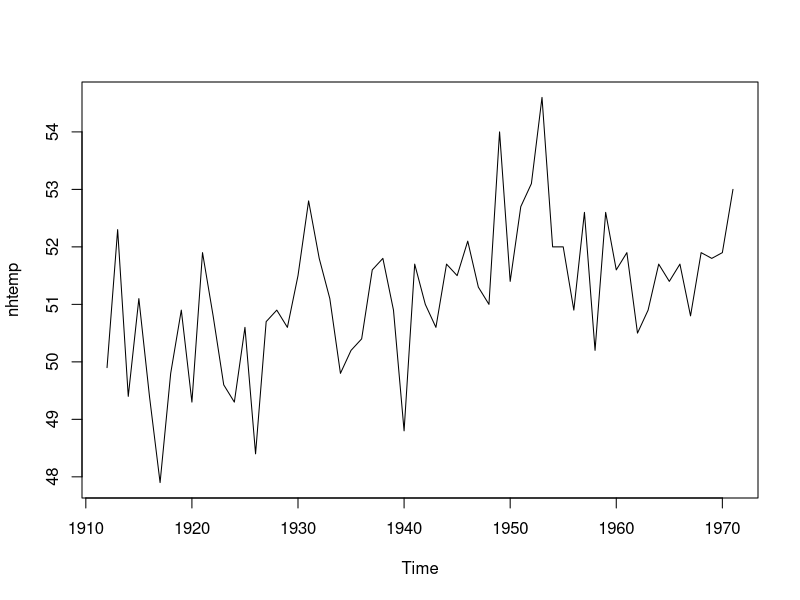
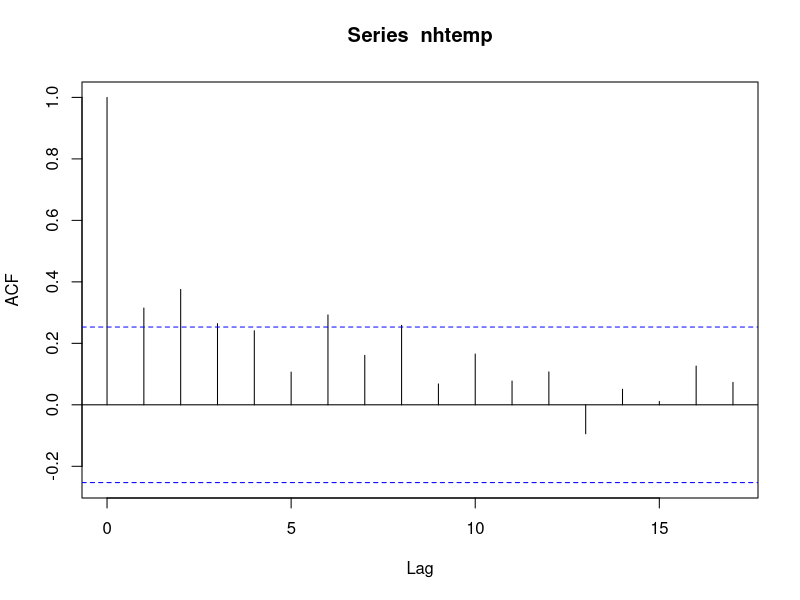
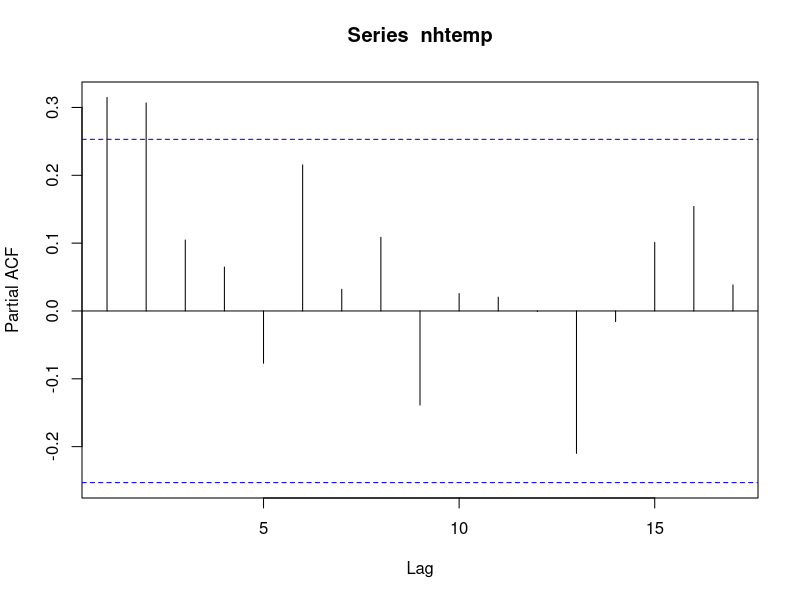
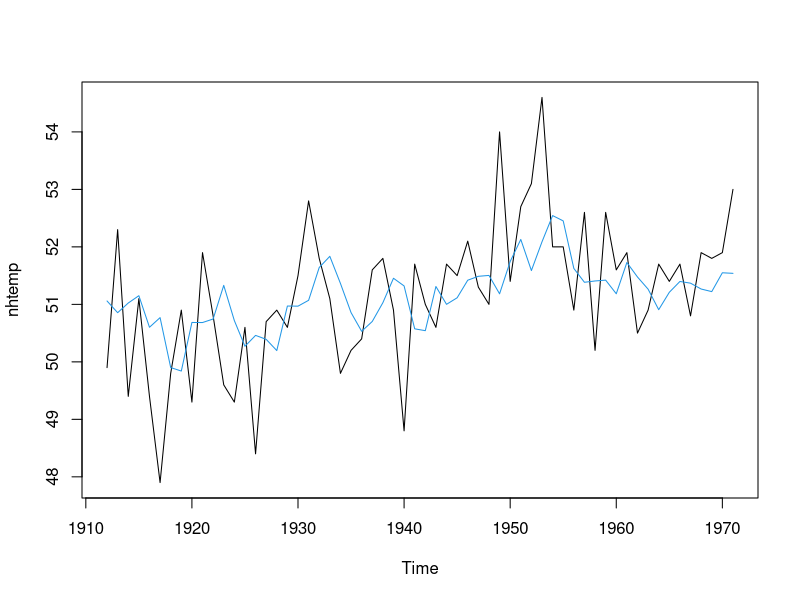
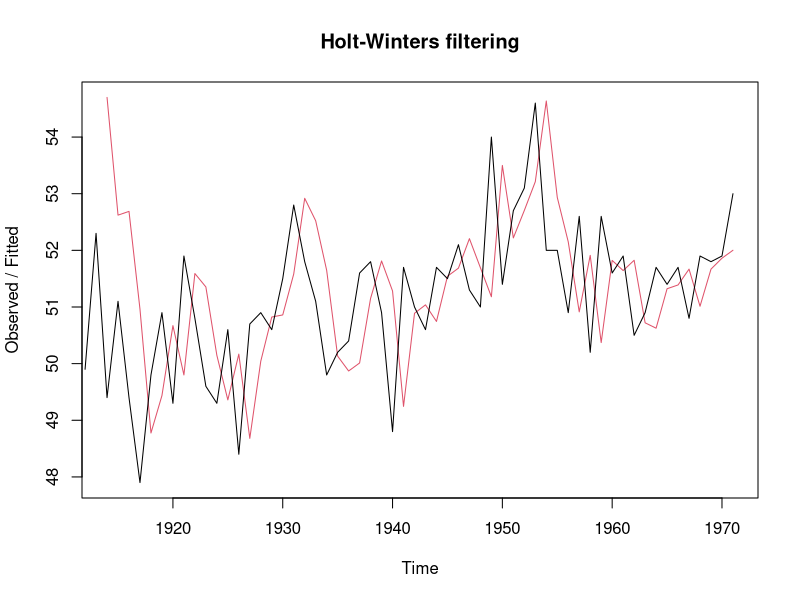
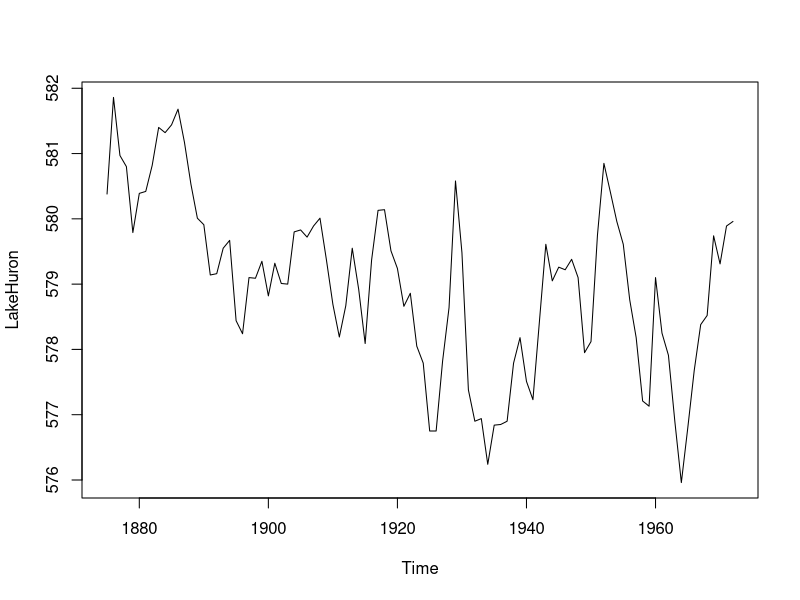
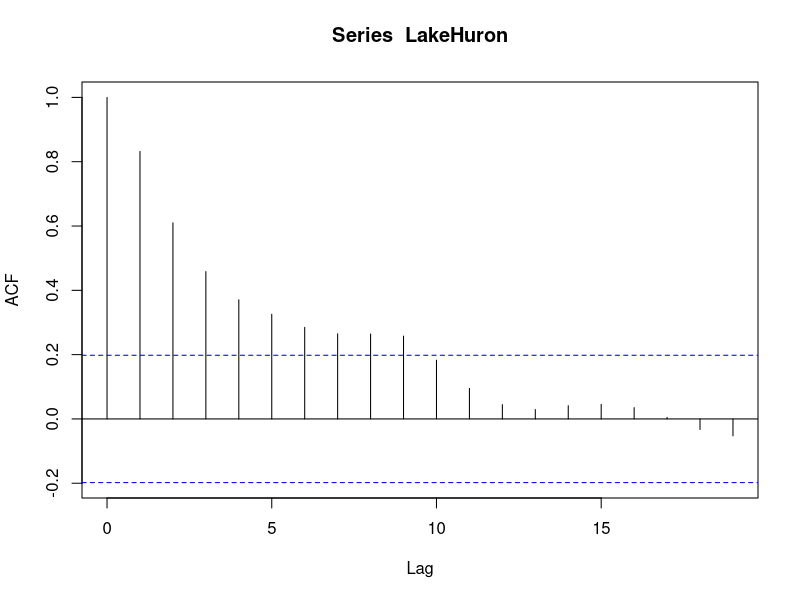
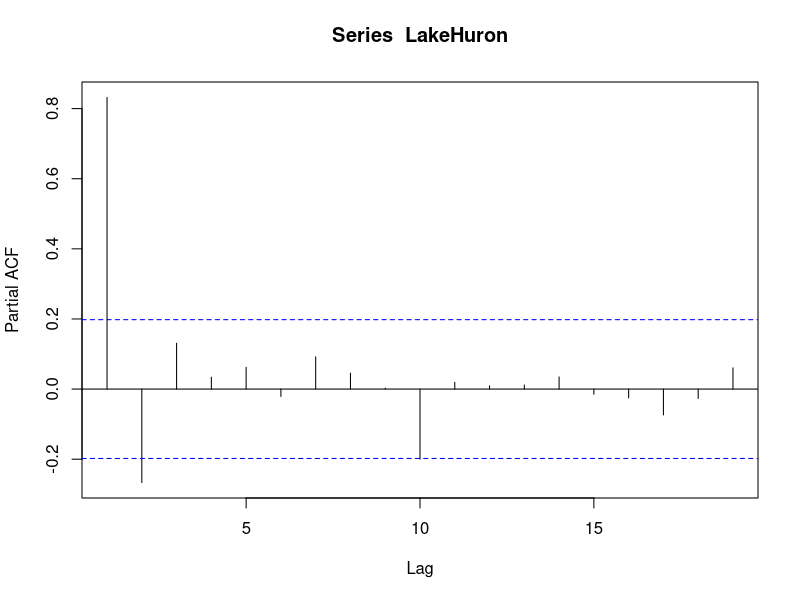

These charts were generated, in order, by the following R code: (Note: this script raises an error after producing the figures.)
#######################
### knihovny
library(forecast)
library(lmtest)

#######################
### Opakovani
# Autokorelacni a parcialni autokorelacni funkce 
# vyzkousime pro radu nhtemp
plot(nhtemp)
  # prumerna rocni teplota ve stupnich Fahrenheita v New Haven z let 1912 az 1971
  # rada bez zasadniho trendu ci sezonnosti
  # teoreticky tam nejaky trend je (mirne to roste)

# autokorelacni funkce
acf(nhtemp)
acf(nhtemp,plot=F)
  # konkretni hodnoty
# parcialni autokorelacni funkce
pacf(nhtemp)
pacf(nhtemp,plot=F)
  # vypis hodnot
# Ktere hodnoty jsou nenulove? Muzeme jednoznacne urcit model?
  # zasadni hodnoty ani u jedne funkce nejsou
  # hodnoty ACF klesaji pomaleji
  # hodnoty PACF jsou od zpozdeni (bod useknuti) 2 temer nulove

# ACF nemá bod useknutí
# Pokud predpokladame, ze jen PACF ma bod useknuti a to na zpozdeni k=2
#   mela by rada byt typu AR(2)

# Kontrola pres odhady ruznych AR a MA modelu
# Význam vektoru c: (řád procesu AR, diference, řád procesu MA)
# Rozptyl bílého šumu (sigma kvadrát = sigma^2)
# Logaritmus věrohodnosti odhadnutého modelu (log likelihood)
# AIC (Akaikeho kritérium) - slouží pro porovnání modelů mezi sebou, čím menší hodnota, tím lepší
# Intercept - absolutní člen
# s.e. - střední chyba odhadu
(fit1 <- arima(nhtemp, order = c(1,0,0)))
  # rada AR(1) 
(fit2 <- arima(nhtemp, order = c(2,0,0)))
  # rada AR(2)
(fit3 <- arima(nhtemp, order = c(3,0,0)))
  # rada AR(3)
(fit4 <- arima(nhtemp, order = c(0,0,1)))
  # rada MA(1)
(fit5 <- arima(nhtemp, order = c(0,0,2)))
  # rada MA(2)
  # podle AIC kriteria je nejvhodnejsi rada typu AR(2)
  # z vystupu dostavame odhad Y(t) = 51.19 + 0.22Y(t-1) + 0.32Y(t-2)
plot(nhtemp)
lines(fitted(fit2), col = 4)
  # prestoze je model ze zkoumanych moznosti nejlepsi, uplne dobre data nekopiruje
fit.hw <- HoltWinters(nhtemp, gamma = F)
plot(fit.hw)
  # ani dvojite exponencialni vyrovnani nesedi na data zcela optimalne

# A co rada LakeHuron
plot(LakeHuron)
  # rocni hodnoty vysky hladiny Huronskeho jezera ve stopach z let 1875-1972

# autokorelacni a parcialni autokorelacni funkce
acf(LakeHuron)
pacf(LakeHuron)
  # ktere korelace jsou nenulove zde?
  # ktery model bychom odhadovali?
  # a jak takovy model sedi na data?
(fit1 <- arima(LakeHuron, order = c(1,0,0))) # rada AR(1) 
(fit2 <- arima(LakeHuron, order = c(2,0,0))) # rada AR(2)
(fit3 <- arima(LakeHuron, order = c(3,0,0))) # rada AR(3)
(fit4 <- arima(LakeHuron, order = c(0,0,1))) # rada MA(1)
(fit5 <- arima(LakeHuron, order = c(0,0,2))) # rada MA(2)
plot(LakeHuron) # Nejlepší model je AR(2)
lines(fitted(fit2), col = 4) 
lines(lag(fitted(fit2), 1), col = 4) # Nejlepší model je AR(2)
fit.hw <- HoltWinters(nhtemp, gamma = F)
plot(fit.hw)

########################
## Hledani modelu ARMA
# rada presidents
plot(presidents)
  # ctvrtletni hodnoceni americkych prezidentu
  # rada bez zjevneho trendu, budu na ni hledat model ARMA

# autokorelacni a parcialni autokorelacni funkce
par(mfrow = c(2,1))
acf(presidents, na.action = na.pass); pacf(presidents, na.action = na.pass)
par(mfrow = c(1,1))
  # autokorelacni funkce nema bod useknuti, parcialni autokorelacni funkce ho ma, k0 = 1
  # optimalni model by mel byt AR(1)

# odhadnu vice jednoduchych modelu
(fit1 <- arima(presidents, order = c(1,0,0)))
  # AR(1)
(fit2 <- arima(presidents, order = c(2,0,0)))
  # AR(2)
(fit3 <- arima(presidents, order = c(0,0,1)))
  # MA(1)
(fit4 <- arima(presidents, order = c(1,0,1)))
  # ARMA(1,1)

# ke kazdemu modelu vidim Akaikeho informacni kriterium
#   podle nej by mel byt nejlepsi model AR(1) : aic = 839.78

# Bayesovske informacni kriterium - pro vyber optimalniho modelu je lepsi
BIC(fit1)
BIC(fit2)
BIC(fit3)
BIC(fit4)
  # i timto kriteriem vyberu model AR(1)

# v knihovne forecast existuje i funkce, ktera hleda idealni model automaticky
(fit.a <- auto.arima(presidents, seasonal = F))
  # vybira optimalni model se slozitosti az do radu ARMA(5,5)
  # optimalni model vybira podle Akaikeho kriteria
BIC(fit.a)  
  # na zaklade BIC kriteria bych radeji volila jednodussi model AR(1)
  (fit.b <- auto.arima(presidents, seasonal = F, ic = "bic"))
    # mohu BIC nastavit i primo do funkce auto.arima

# vykresleni obou modelu proti sobe
plot(presidents)
lines(fitted(fit1),col=2)
lines(fitted(fit.a),col=3)
  # rozdil neni prilis velky - zelena krivka je hladsi

# Odhadnute modely (umět takto zapsat v seminárce)
#   AR(1): Y(t) = 56.15 + 0.82Y(t-1)
#   ARMA(3,2): Y(t) = 56.07 - 0.5Y(t-1) + 0.36Y(t-2) + 0.62Y(t-3) + 1.35e(t-1) + 0.92e(t-2)

### Dalsi kriteria pro urceni idealniho modelu:
  # hodnoty parametru by mely byt alespon 2x vetsi nez jejich stredni chyba
  #   tj. mely by byt vyznamne
  # autokorelacni funkce residui modelu by mely byt male
# AR(1) model
coeftest(fit1)
  # vyznamnost vypoctenych koeficientu
par(mfrow = c(2,1))
acf(residuals(fit1), na.action = na.pass); pacf(residuals(fit1), na.action = na.pass)
par(mfrow = c(1,1))
  # minimalni zbyla autoregrese
# ARMA(3,2) model
coeftest(fit.a)
  # vyznamnost vypoctenych koeficientu
par(mfrow = c(2,1))
acf(residuals(fit.a), na.action = na.pass); pacf(residuals(fit.a), na.action = na.pass)
par(mfrow = c(1,1))
  # nulova autokorelace

## test na nulovost autokorelacni funkce
#   nulovost autokorelacni funkce residui znamena, ze mame spravny model
Box.test(residuals(fit1), lag=5, type = "Ljung-Box")
Box.test(residuals(fit.a), lag=5, type = "Ljung-Box")
  # u ARMA(3,2) modelu vychazi autokorelacni funkce primo nulova
  #   u modelu AR(1) je mirna odchylka

# Jaky model tedy vybrat? - subjektivni rozhodnuti :)

#############################
### Samostatne

# hledejte optimalni model pro rady 
#	  airquality$Wind, discoveries, treering, lh

plot(airquality$Wind)


plot(discoveries)
(fit <- auto.arima(discoveries, seasonal = F))
lines(fitted(fit),col=2)

plot(treering)
(fit <- auto.arima(treering, seasonal = F))
lines(fitted(treering),col=2)

plot(lh)
(fit <- auto.arima(lh, seasonal = F))
lines(fitted(lh), col=2)
